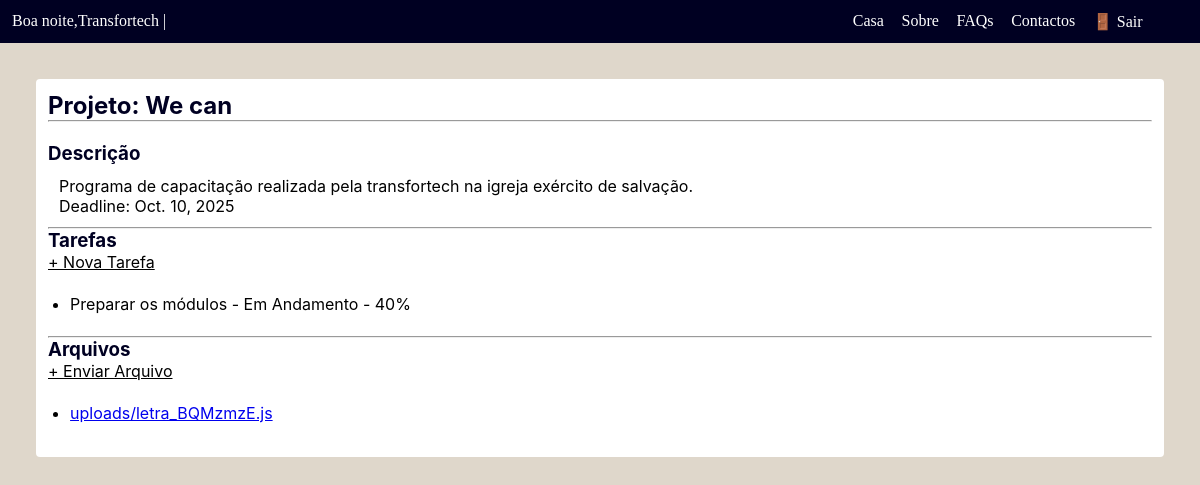
Screenshot of /projeto/3/ (signed in) with the database file from the repository.
### projetos/models.py (models this page shows, shortened)
class Projeto(models.Model):
    nome = models.CharField(max_length=100)
    descricao = models.TextField()
    deadline = models.DateField()
    criado_por = models.ForeignKey(User, on_delete=models.CASCADE)
    criado_em = models.DateTimeField(auto_now_add=True)

class Tarefa(models.Model):
    STATUS_CHOICES = [
        ('pendente', 'Pendente'),
        ('em_andamento', 'Em Andamento'),
        ('concluida', 'Concluída'),
    ]
    projeto = models.ForeignKey(Projeto, on_delete=models.CASCADE)
    descricao = models.CharField(max_length=200)
    responsavel = models.ForeignKey(User, on_delete=models.CASCADE)
    status = models.CharField(max_length=20, choices=STATUS_CHOICES, default='pendente')
    progresso = models.IntegerField(default=0)
    criado_em = models.DateTimeField(auto_now_add=True)

class Arquivo(models.Model):
    projeto = models.ForeignKey(Projeto, on_delete=models.CASCADE)
    arquivo = models.FileField(upload_to='uploads/')
    enviado_por = models.ForeignKey(User, on_delete=models.CASCADE)
    enviado_em = models.DateTimeField(auto_now_add=True)

### projetos/views.py (the view)
# urls.py: path('projeto/<int:projeto_id>/', views.detalhes_projeto, name='detalhes_projeto'),
@login_required
def detalhes_projeto(request, projeto_id):
    projeto = get_object_or_404(Projeto, id=projeto_id)
    tarefas = Tarefa.objects.filter(projeto=projeto)
    arquivos = Arquivo.objects.filter(projeto=projeto)
    return render(request, 'projetos/detalhes.html', {
        'projeto': projeto,
        'tarefas': tarefas,
        'arquivos': arquivos,
    })

### projetos/templates/projetos/detalhes.html (shortened to what this page needs)
{% extends 'base.html' %}
{% block content %}
<section>
    <h2>Projeto: {{ projeto.nome }}</h2>
    <hr>
    <br>
    <h3>Descrição</h3>
  <div class="descricao" >
    <p>{{ projeto.descricao }}</p>
  <p>Deadline: {{ projeto.deadline }}</p>
</div>
  <hr>
  <h3>Tarefas</h3>
  <a class="btn-new" href="{% url 'nova_tarefa' projeto.id %}">+ Nova Tarefa</a>
  <ul>
    {% for tarefa in tarefas %}
      <li>
        {{ tarefa.descricao }} - {{ tarefa.get_status_display }} - {{ tarefa.progresso }}%
      </li>{% empty %}
      <li>Sem tarefas.</li>
    {% endfor %}
  </ul>
  <hr>
  <h3>Arquivos</h3>
  <a class="btn-new" href="{% url 'upload_arquivo' projeto.id %}">+ Enviar Arquivo</a>
  <ul>
    {% for arquivo in arquivos %}
    <li><a href="{{ arquivo.arquivo.url }}">{{ arquivo.arquivo.name }}</a></li>
    {% empty %}
      <li>Nenhum arquivo enviado.</li>
    {% endfor %}
  </ul>
</section>
{% endblock %}

### usuarios/templates/base.html (shortened to what this page needs)
<!DOCTYPE html>
<html lang="pt-br">
<head>
</head>
<body>
  <nav>
    {% if user.is_authenticated %}
      <div>
        <p id="hour" ></p><span>  {{ user.username }} |</span>
      </div>
    {% endif %}
    <div class="link">
      <a href="{% url 'dashboard' %}">Casa</a>
      <a href="{% url 'sobre' %}" >Sobre</a>
      <a href="{% url 'faqs' %}" >FAQs</a>
      <a href="{% url 'contactos' %}" >Contactos</a>
      <a href="{% url 'logout' %}">🚪 Sair</a>
    </div>
  </nav>
  {% block content %}{% endblock %}
</body>
</html>

### usuarios/templates/base.html (style rules this page uses)
* { margin:0; padding:0; box-sizing:border-box; }
body { background-color:#dfd7cb; }
nav { display:flex; background:#002; padding:1%; color:#fff; width:100%; }
nav a { color:#fff; }
nav div { flex:70; display:flex; }
nav .link { flex:30; }
.link a { margin-left:5%; text-decoration:none; }

### rows the page displays
Projeto: nome "We can", descricao "Programa de capacitação realizada pela transfortech na igreja exército de salvação.", deadline "Oct. 10, 2025"
Tarefa: descricao "Preparar os módulos", status "Em Andamento", progresso "40"
Arquivo: arquivo.name "uploads/letra_BQMzmzE.js"

### other values shown
{{ user.username }} "Transfortech"
